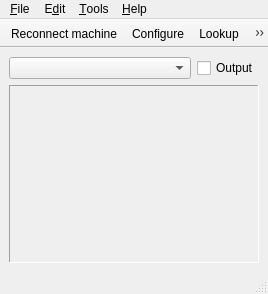
<?xml version="1.0" encoding="UTF-8"?>
<ui version="4.0">
 <class>MainWindow</class>
 <widget class="QMainWindow" name="MainWindow">
  <property name="enabled">
   <bool>true</bool>
  </property>
  <property name="geometry">
   <rect>
    <x>0</x>
    <y>0</y>
    <width>268</width>
    <height>294</height>
   </rect>
  </property>
  <property name="minimumSize">
   <size>
    <width>250</width>
    <height>0</height>
   </size>
  </property>
  <property name="windowTitle">
   <string notr="true">Plover</string>
  </property>
  <property name="windowIcon">
   <iconset resource="resources/resources.qrc">
    <normaloff>:/plover.png</normaloff>:/plover.png</iconset>
  </property>
  <widget class="QWidget" name="centralwidget">
   <property name="sizePolicy">
    <sizepolicy hsizetype="MinimumExpanding" vsizetype="MinimumExpanding">
     <horstretch>0</horstretch>
     <verstretch>0</verstretch>
    </sizepolicy>
   </property>
   <property name="minimumSize">
    <size>
     <width>0</width>
     <height>0</height>
    </size>
   </property>
   <layout class="QGridLayout" name="gridLayout">
    <item row="0" column="0">
     <widget class="QComboBox" name="machine">
      <property name="sizePolicy">
       <sizepolicy hsizetype="Expanding" vsizetype="Fixed">
        <horstretch>0</horstretch>
        <verstretch>0</verstretch>
       </sizepolicy>
      </property>
     </widget>
    </item>
    <item row="0" column="1">
     <widget class="QCheckBox" name="output">
      <property name="sizePolicy">
       <sizepolicy hsizetype="Minimum" vsizetype="Fixed">
        <horstretch>0</horstretch>
        <verstretch>0</verstretch>
       </sizepolicy>
      </property>
      <property name="autoFillBackground">
       <bool>false</bool>
      </property>
      <property name="text">
       <string>Output</string>
      </property>
     </widget>
    </item>
    <item row="1" column="0" colspan="2">
     <widget class="QScrollArea" name="scroll_area">
      <property name="frameShape">
       <enum>QFrame::Panel</enum>
      </property>
      <property name="widgetResizable">
       <bool>true</bool>
      </property>
      <widget class="QWidget" name="dictionaries">
       <property name="geometry">
        <rect>
         <x>0</x>
         <y>0</y>
         <width>248</width>
         <height>176</height>
        </rect>
       </property>
      </widget>
     </widget>
    </item>
   </layout>
  </widget>
  <widget class="QMenuBar" name="menubar">
   <property name="geometry">
    <rect>
     <x>0</x>
     <y>0</y>
     <width>268</width>
     <height>19</height>
    </rect>
   </property>
   <widget class="QMenu" name="menu_File">
    <property name="title">
     <string>&amp;File</string>
    </property>
    <addaction name="action_ToggleOutput"/>
    <addaction name="action_Reconnect"/>
    <addaction name="separator"/>
    <addaction name="action_Configure"/>
    <addaction name="separator"/>
    <addaction name="action_ShowHide"/>
    <addaction name="action_Quit"/>
   </widget>
   <widget class="QMenu" name="menu_Tools">
    <property name="title">
     <string>&amp;Tools</string>
    </property>
    <addaction name="action_Lookup"/>
    <addaction name="action_NewTranslation"/>
    <addaction name="action_PaperTape"/>
    <addaction name="action_Suggestions"/>
   </widget>
   <widget class="QMenu" name="menu_Help">
    <property name="title">
     <string>&amp;Help</string>
    </property>
    <addaction name="action_About"/>
   </widget>
   <widget class="QMenu" name="menu_Edit">
    <property name="title">
     <string>E&amp;dit</string>
    </property>
   </widget>
   <addaction name="menu_File"/>
   <addaction name="menu_Edit"/>
   <addaction name="menu_Tools"/>
   <addaction name="menu_Help"/>
  </widget>
  <widget class="QStatusBar" name="statusbar"/>
  <widget class="QToolBar" name="toolBar">
   <property name="windowTitle">
    <string>Plover: Toolbar</string>
   </property>
   <property name="movable">
    <bool>false</bool>
   </property>
   <property name="floatable">
    <bool>false</bool>
   </property>
   <attribute name="toolBarArea">
    <enum>TopToolBarArea</enum>
   </attribute>
   <attribute name="toolBarBreak">
    <bool>false</bool>
   </attribute>
   <addaction name="action_Reconnect"/>
   <addaction name="action_Configure"/>
   <addaction name="action_Lookup"/>
   <addaction name="action_Suggestions"/>
   <addaction name="action_PaperTape"/>
  </widget>
  <action name="action_Quit">
   <property name="text">
    <string>&amp;Quit Plover</string>
   </property>
   <property name="toolTip">
    <string>Quit the application.</string>
   </property>
   <property name="shortcut">
    <string>Ctrl+Q</string>
   </property>
  </action>
  <action name="action_Configure">
   <property name="icon">
    <iconset resource="resources/resources.qrc">
     <normaloff>:/settings.svg</normaloff>:/settings.svg</iconset>
   </property>
   <property name="text">
    <string>&amp;Configure</string>
   </property>
   <property name="toolTip">
    <string>Open the configuration dialog.</string>
   </property>
   <property name="shortcut">
    <string>Ctrl+,</string>
   </property>
  </action>
  <action name="action_NewTranslation">
   <property name="icon">
    <iconset resource="resources/resources.qrc">
     <normaloff>:/new.svg</normaloff>:/new.svg</iconset>
   </property>
   <property name="text">
    <string>&amp;New translation</string>
   </property>
   <property name="toolTip">
    <string>Open the new translation dialog.</string>
   </property>
   <property name="shortcut">
    <string>Ctrl+N</string>
   </property>
  </action>
  <action name="action_Lookup">
   <property name="icon">
    <iconset resource="resources/resources.qrc">
     <normaloff>:/search.svg</normaloff>:/search.svg</iconset>
   </property>
   <property name="text">
    <string>&amp;Lookup</string>
   </property>
   <property name="toolTip">
    <string>Open the lookup dialog.</string>
   </property>
   <property name="shortcut">
    <string>Ctrl+L</string>
   </property>
  </action>
  <action name="action_PaperTape">
   <property name="icon">
    <iconset resource="resources/resources.qrc">
     <normaloff>:/tape.svg</normaloff>:/tape.svg</iconset>
   </property>
   <property name="text">
    <string>Paper &amp;tape</string>
   </property>
   <property name="toolTip">
    <string>Open the paper tape.</string>
   </property>
   <property name="shortcut">
    <string>Ctrl+T</string>
   </property>
  </action>
  <action name="action_Suggestions">
   <property name="icon">
    <iconset resource="resources/resources.qrc">
     <normaloff>:/suggestions.svg</normaloff>:/suggestions.svg</iconset>
   </property>
   <property name="text">
    <string>&amp;Suggestions</string>
   </property>
   <property name="toolTip">
    <string>Open the suggestions dialog.</string>
   </property>
   <property name="shortcut">
    <string>Ctrl+J</string>
   </property>
  </action>
  <action name="action_About">
   <property name="text">
    <string>&amp;About</string>
   </property>
   <property name="toolTip">
    <string>Open the about dialog.</string>
   </property>
  </action>
  <action name="action_Reconnect">
   <property name="icon">
    <iconset resource="resources/resources.qrc">
     <normaloff>:/reconnect.svg</normaloff>:/reconnect.svg</iconset>
   </property>
   <property name="text">
    <string>R&amp;econnect machine</string>
   </property>
   <property name="toolTip">
    <string>Disconnect and reconnect the machine.</string>
   </property>
   <property name="shortcut">
    <string>Ctrl+R</string>
   </property>
  </action>
  <action name="action_ShowHide">
   <property name="text">
    <string>&amp;Show/Hide</string>
   </property>
   <property name="toolTip">
    <string>Show/Hide the main window.</string>
   </property>
   <property name="shortcut">
    <string>Ctrl+W</string>
   </property>
  </action>
  <action name="action_ToggleOutput">
   <property name="checkable">
    <bool>true</bool>
   </property>
   <property name="text">
    <string>Toggle &amp;output</string>
   </property>
   <property name="toolTip">
    <string>Toggle the output.</string>
   </property>
   <property name="shortcut">
    <string>Ctrl+.</string>
   </property>
  </action>
 </widget>
 <resources>
  <include location="resources/resources.qrc"/>
 </resources>
 <connections>
  <connection>
   <sender>action_Reconnect</sender>
   <signal>triggered()</signal>
   <receiver>MainWindow</receiver>
   <slot>on_reconnect()</slot>
   <hints>
    <hint type="sourcelabel">
     <x>-1</x>
     <y>-1</y>
    </hint>
    <hint type="destinationlabel">
     <x>399</x>
     <y>299</y>
    </hint>
   </hints>
  </connection>
  <connection>
   <sender>action_NewTranslation</sender>
   <signal>triggered()</signal>
   <receiver>MainWindow</receiver>
   <slot>on_add_translation()</slot>
   <hints>
    <hint type="sourcelabel">
     <x>-1</x>
     <y>-1</y>
    </hint>
    <hint type="destinationlabel">
     <x>140</x>
     <y>57</y>
    </hint>
   </hints>
  </connection>
  <connection>
   <sender>action_Configure</sender>
   <signal>triggered()</signal>
   <receiver>MainWindow</receiver>
   <slot>on_configure()</slot>
   <hints>
    <hint type="sourcelabel">
     <x>-1</x>
     <y>-1</y>
    </hint>
    <hint type="destinationlabel">
     <x>140</x>
     <y>57</y>
    </hint>
   </hints>
  </connection>
  <connection>
   <sender>action_ShowHide</sender>
   <signal>triggered()</signal>
   <receiver>MainWindow</receiver>
   <slot>on_show_hide()</slot>
   <hints>
    <hint type="sourcelabel">
     <x>-1</x>
     <y>-1</y>
    </hint>
    <hint type="destinationlabel">
     <x>124</x>
     <y>46</y>
    </hint>
   </hints>
  </connection>
  <connection>
   <sender>action_PaperTape</sender>
   <signal>triggered()</signal>
   <receiver>MainWindow</receiver>
   <slot>on_paper_tape()</slot>
   <hints>
    <hint type="sourcelabel">
     <x>-1</x>
     <y>-1</y>
    </hint>
    <hint type="destinationlabel">
     <x>124</x>
     <y>46</y>
    </hint>
   </hints>
  </connection>
  <connection>
   <sender>action_Suggestions</sender>
   <signal>triggered()</signal>
   <receiver>MainWindow</receiver>
   <slot>on_suggestions()</slot>
   <hints>
    <hint type="sourcelabel">
     <x>-1</x>
     <y>-1</y>
    </hint>
    <hint type="destinationlabel">
     <x>124</x>
     <y>46</y>
    </hint>
   </hints>
  </connection>
  <connection>
   <sender>action_Lookup</sender>
   <signal>triggered()</signal>
   <receiver>MainWindow</receiver>
   <slot>on_lookup()</slot>
   <hints>
    <hint type="sourcelabel">
     <x>-1</x>
     <y>-1</y>
    </hint>
    <hint type="destinationlabel">
     <x>124</x>
     <y>46</y>
    </hint>
   </hints>
  </connection>
  <connection>
   <sender>output</sender>
   <signal>clicked(bool)</signal>
   <receiver>action_ToggleOutput</receiver>
   <slot>setChecked(bool)</slot>
   <hints>
    <hint type="sourcelabel">
     <x>124</x>
     <y>82</y>
    </hint>
    <hint type="destinationlabel">
     <x>-1</x>
     <y>-1</y>
    </hint>
   </hints>
  </connection>
  <connection>
   <sender>action_ToggleOutput</sender>
   <signal>triggered(bool)</signal>
   <receiver>MainWindow</receiver>
   <slot>on_toggle_output(bool)</slot>
   <hints>
    <hint type="sourcelabel">
     <x>-1</x>
     <y>-1</y>
    </hint>
    <hint type="destinationlabel">
     <x>124</x>
     <y>61</y>
    </hint>
   </hints>
  </connection>
  <connection>
   <sender>action_ToggleOutput</sender>
   <signal>triggered(bool)</signal>
   <receiver>output</receiver>
   <slot>setChecked(bool)</slot>
   <hints>
    <hint type="sourcelabel">
     <x>-1</x>
     <y>-1</y>
    </hint>
    <hint type="destinationlabel">
     <x>124</x>
     <y>82</y>
    </hint>
   </hints>
  </connection>
  <connection>
   <sender>output</sender>
   <signal>clicked(bool)</signal>
   <receiver>MainWindow</receiver>
   <slot>on_toggle_output(bool)</slot>
   <hints>
    <hint type="sourcelabel">
     <x>128</x>
     <y>82</y>
    </hint>
    <hint type="destinationlabel">
     <x>128</x>
     <y>61</y>
    </hint>
   </hints>
  </connection>
  <connection>
   <sender>action_About</sender>
   <signal>triggered()</signal>
   <receiver>MainWindow</receiver>
   <slot>on_about()</slot>
   <hints>
    <hint type="sourcelabel">
     <x>-1</x>
     <y>-1</y>
    </hint>
    <hint type="destinationlabel">
     <x>128</x>
     <y>61</y>
    </hint>
   </hints>
  </connection>
  <connection>
   <sender>machine</sender>
   <signal>activated(QString)</signal>
   <receiver>MainWindow</receiver>
   <slot>on_machine_changed(QString)</slot>
   <hints>
    <hint type="sourcelabel">
     <x>86</x>
     <y>71</y>
    </hint>
    <hint type="destinationlabel">
     <x>167</x>
     <y>148</y>
    </hint>
   </hints>
  </connection>
 </connections>
 <slots>
  <slot>on_reconnect()</slot>
  <slot>on_add_translation()</slot>
  <slot>on_configure()</slot>
  <slot>on_manage_dictionaries()</slot>
  <slot>on_lookup()</slot>
  <slot>on_paper_tape()</slot>
  <slot>on_suggestions()</slot>
  <slot>on_quit()</slot>
  <slot>on_toggle_output(bool)</slot>
  <slot>on_about()</slot>
  <slot>on_show_hide()</slot>
  <slot>on_machine_changed(QString)</slot>
 </slots>
</ui>
